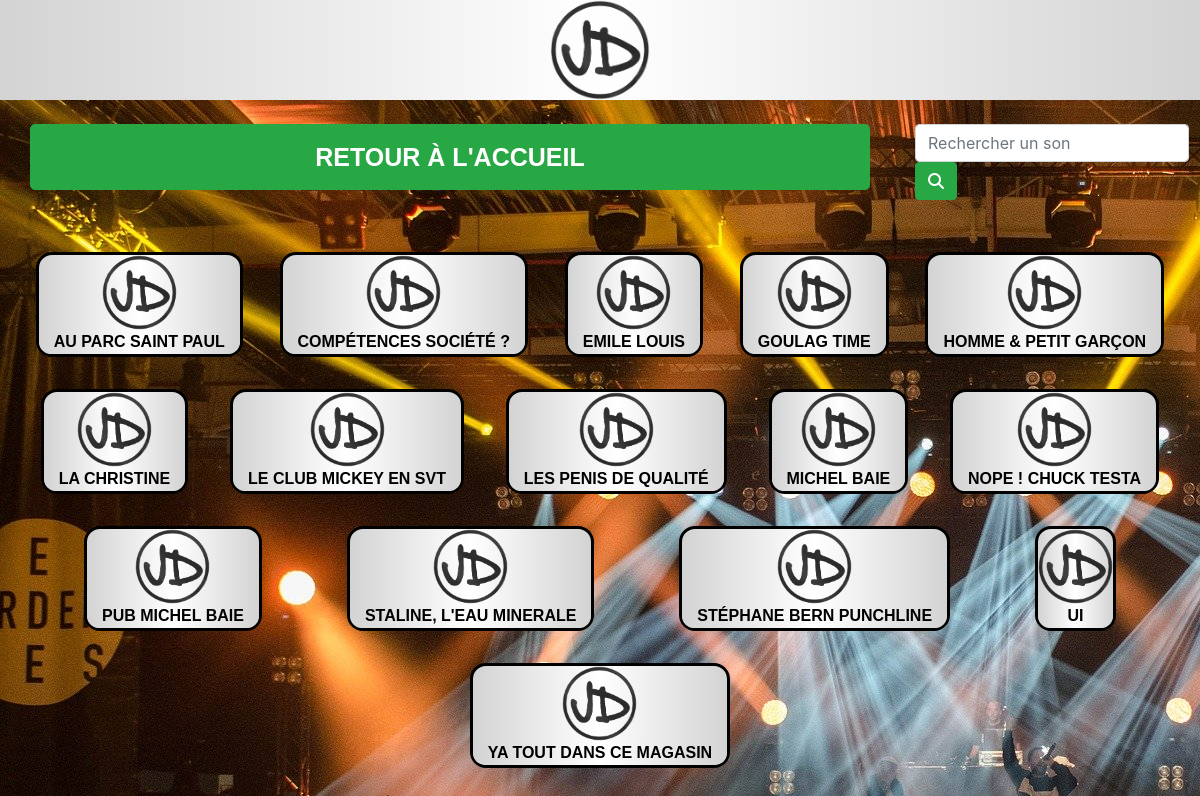
The page /JDay.php on the database its author committed.
### tables this page shows
CREATE TABLE `jday` (
  `ID` int(10) UNSIGNED NOT NULL,
  `Nom` varchar(255) NOT NULL,
  `Son` varchar(255) NOT NULL,
  `keywords` text NOT NULL,
  `source` text NOT NULL
);

### JDay.php (the view, shortened to what this page needs)
<?php
$pdo =new PDO('mysql:host=localhost; dbname=sbp; charset=utf8','root','');
$pdo->setAttribute(PDO::ATTR_ERRMODE, PDO::ERRMODE_EXCEPTION);
if(isset($_GET['search'])){
$search =	htmlspecialchars($_GET['search']);
$stmtjd = $pdo->prepare("SELECT * FROM `jday` WHERE `Nom` LIKE ? OR `keywords` LIKE ? ORDER BY Nom ASC");
$stmtjd->execute([
	"%" . $search . "%",
	"%" . $search . "%"
]);
$resultsjd = $stmtjd->fetchAll();
}
else{
	$page = isset($_GET['page']) ? (int)$_GET['page'] : 1;
	$perPage = 15;
	$beggin = ($page > 1) ? ($page * $perPage) - $perPage : 0;
	$nomjd = $pdo->prepare("SELECT SQL_CALC_FOUND_ROWS Nom, Son, source FROM jday ORDER BY Nom ASC LIMIT {$beggin} , {$perPage}");
	$nomjd->execute();
	$nomjday= $nomjd->fetchAll(PDO::FETCH_ASSOC);
	$total = $pdo->query("SELECT FOUND_ROWS() as total ")->fetch()['total'] ;
	$pages = ceil($total / $perPage);
}
$n = 1;
  ?>
<!DOCTYPE html>
<html lang="fr">
<head>
	<link
			rel="stylesheet"
			href="https://stackpath.bootstrapcdn.com/bootstrap/4.4.1/css/bootstrap.min.css"
		/>
		<link rel="stylesheet" href="css/style.css" />
</head>
<body>
	<?php
	if(isset($search)){
		if(count($resultsjd)> 0){
			?>
				<header class="pgtitle">
					<div class="sndtitlejd jday">
						<img src="img/jday.png" height="75" width="75">
						<h1 class="searchtitle"> Sons relatifs à <?php echo($search) ?></h1>
					</div>
				</header>
				<nav class="container-fluid">
					<div id="navbox" class="row">
						<div class= "col-4">
							<div class="container-fluid">
								<a class="btn btn-success btn-lg btn-block btnsnd returnhg"
									href="index.php"
									role="button"
								>
								Retour à l'accueil
								</a>
							</div>
						</div>
						<div class= "col-4">
							<div class="container-fluid">
								<a class="btn btn-light btn-lg btn-block btnsnd returnjd"
									href="JDay.php"
									role="button"
								>
								Retour à Mister JDay
								</a>
							</div>
						</div>
						<form id="searchbox2" action="JDay.php" class="form-inline my-2 my-lg-0 col-3" method="GET">
							<input id="searchbox" class="form-control mr-sm-2" type="search"
								name="search" placeholder="Rechercher un son" aria-label="Search" required>
							<button class="btn btn-success my-2 my-sm-0" value="search" type="submit"><i class="fas fa-search"></i></button>
						</form>
					</div>
				</nav>
				<section>
					<article>
						<div class="container-fluid">
							<div class="row">
								<div class="col">
									<?php foreach ($resultsjd as $r):?>
									<div class="sndboxjday">
										<audio id="myAudio">
											<source src="SBP/JDay/<?= $r['Son']?>" type="audio/mpeg">
											Your browser does not support the audio element.
										</audio>
										<div class="imgsnd"><img src="img/jday.png" height="75" width="75" onmousedown="play('SBP/JDay/<?= $r['Son']?>')"></div>
										<div class="col" id="sndnamejd">
										<?php if ($r['source'] != ""){ ?>
											<a class="srcvidjday" href="#lienvid<?=$n?>" data-toggle="modal">
											<?php echo($r['Nom']);?>
											</a>
											<div id="lienvid<?=$n?>" class="vid modal fade" tabindex="-1" role="dialog" aria-labelledby="exampleModalCenterTitle" aria-hidden="true">
												<div class="modal-dialog modal-dialog-centered">
													<div class="modal-content">
														<iframe class="vidsrc" width="560" height="315" src="<?=$r['source']?>" frameborder="0" allow="accelerometer; autoplay; encrypted-media; gyroscope; picture-in-picture" allowfullscreen></iframe>
													</div>
												</div>
											</div>
											<?php $n++; } else echo($r['Nom']); ?>
										</div>
									</div>
								<?php endforeach;?>
								</div>
							</div>
						</div>
					</article>
				</section>
				<div id="btntop" class="container-fluid">
					<a href="#top" id="myBtnfr2top" class="butcons" title="Go to top"><i class="fas fa-chevron-up"></i> GO UP </a>
				</div>
	<?php
			}
			else{
		?>
	<header class="pgtitle">
		<div class="sndtitlejd jday">
			<img src="img/jday.png" height="75" width="75">
			<h1 class="searchtitle"> Sons relatifs à <?php echo($search) ?></h1>
		</div>
	</header>
	<nav class="container-fluid">
					<div id="navbox" class="row">
						<div class= "col-4">
							<div class="container-fluid">
								<a class="btn btn-success btn-lg btn-block btnsnd returnhg"
									href="index.php"
									role="button"
								>
								Retour à l'accueil
								</a>
							</div>
						</div>
						<div class= "col-4">
							<div class="container-fluid">
								<a class="btn btn-light btn-lg btn-block btnsnd returnjd"
									href="JDay.php"
									role="button"
								>
								Retour à Mister JDay
								</a>
							</div>
						</div>
						<form id="searchbox2" action="JDay.php" class="form-inline my-2 my-lg-0 col-3" method="GET">
							<input id="searchbox" class="form-control mr-sm-2" type="search"
								name="search" placeholder="Rechercher un son" aria-label="Search" required>
							<button class="btn btn-success my-2 my-sm-0" value="search" type="submit"><i class="fas fa-search"></i></button>
						</form>
					</div>
				</nav>
			<section class="container-fluid">
				<article id="nosearch" class="fr">
					<div id="noresults">
						<p>Aucun son trouvé !</p>
					</div>
				</article>
			</section>
	<?php
		}
}
	else{
	if($page <1 || $page > $pages){?>
	<header class="pgtitle">
		<h1 class="sndtitlejd jday"><img src="img/jday.png" height="100" width="100"></h1>
	</header>
	<nav class="container-fluid">
		<div id="navbox" class="row">
			<div class= "col-4">
				<div class="container-fluid">
					<a class="btn btn-success btn-lg btn-block btnsnd returnhg"
						href="index.php"
						role="button"
					>
					Retour à l'accueil
					</a>
				</div>
			</div>
			<div class= "col-4">
				<div class="container-fluid">
					<a class="btn btn-light btn-lg btn-block btnsnd returnjd"
						href="JDay.php"
						role="button"
					>
					Retour à Mister JDay
					</a>
				</div>
			</div>
			<form id="searchbox2" action="JDay.php" class="form-inline my-2 my-lg-0 col-3" method="GET">
				<input id="searchbox" class="form-control mr-sm-2" type="search"
					name="search" placeholder="Rechercher un son" aria-label="Search" required>
				<button class="btn btn-success my-2 my-sm-0" value="search" type="submit"><i class="fas fa-search"></i></button>
			</form>
		</div>
	</nav>
	<section class="container-fluid">
		<article id="nosearch" class="fr">
			<div id="nopage">
				<p>La page que vous demandez n'existe pas !</p>
			</div>
		</article>
	</section>
	<?php
} else {  ?>
<header class="pgtitle">
		<h1 class="sndtitle jday"><img src="img/jday.png" height="100" width="100"></h1>
	</header>
	<nav class="container-fluid">
		<div id="navbox" class="row">
			<div class= "col-9">
				<div class="container-fluid">
					<a class="btn btn-success btn-lg btn-block btnsnd returnh"
						href="index.php"
						role="button"
					>
					Retour à l'accueil
					</a>
				</div>
			</div>
			<form id="searchbox2" action="JDay.php" class="form-inline my-2 my-lg-0 col-3" method="GET">
				<input id="searchbox" class="form-control mr-sm-2" type="search"
					name="search" placeholder="Rechercher un son" aria-label="Search" required>
				<button class="btn btn-success my-2 my-sm-0" value="search" type="submit"><i class="fas fa-search"></i></button>
			</form>
		</div>
	</nav>
	<section>
		<article class="sounds">
			<div class="container-fluid">
				<div class="row">
					<div class="col">
					<?php foreach($nomjday as $sons) : ?>
						<div class="sndboxjday">
							<div class="imgsnd"><img src="img/jday.png" height="75" width="75" onmousedown="play('SBP/JDay/<?= $sons['Son']?>')"></div>
							<div class="col" id="sndnamejd">
							<?php if ($sons['source'] != ""){ ?>
								<a class="srcvidjday" href="#lienvid<?=$n?>" data-toggle="modal">
								<?php echo($sons['Nom']);?>
								</a>
								<?php $n++; } else echo($sons['Nom']); ?>
							</div>
						</div>
						<?php endforeach ?>
					</div>
				</div>
			</div>
		</article>
	</section>
	<?php
	 }
	}
	?>
	</body>
</html>

### css/style.css (style rules this page uses)
* { margin: 0; padding: 0; box-sizing: border-box; }
body { background-image: url(../img/audience-1853662_1920.jpg); }
a { color: white; }
.pgtitle { margin-bottom: 1.5em; }
#top, .sndtitle, .sndquery { color: lightgrey; letter-spacing: 0.1em; text-shadow: 0 -1px 0 #fff, 0 1px 0 #2e2e2e, 0 2px 0 #2c2c2c, 0 3px 0 #2a2a2a, 0 4px 0 #282828, 0 5px 0 #262626, 0 6px 0 #242424, 0 7px 0 #222, 0 8px 0 #202020, 0 9px 0 #1e1e1e, 0 10px 0 #1c1c1c, 0 11px 0 #1a1a1a, 0 12px 0 #181818, 0 13px 0 #161616, 0 14px 0 #141414, 0 15px 0 #121212, 0 22px 30px rgba(0, 0, 0, 0.9); text-transform: uppercase; text-align: center; }
.col { display: flex; flex-wrap: wrap; justify-content: space-evenly; }
.sounds { margin-top: 1.5em; margin-bottom: 2em; }
#searchbox2 { padding-bottom: 1%; text-align: center; }
.imgsnd { text-align: center; }
.imgsnd img { cursor: pointer; }
#navbox { display: flex; justify-content: space-around; }
.btnsnd { text-align: center; font-family: 'Raleway', sans-serif; font-size: 25px; font-weight: 800; line-height: 48px; text-transform: uppercase; }
.jday { background: linear-gradient(90deg, lightgrey 0%, white 50%, lightgrey 100%); }
.sndboxjday { margin: 1em; border-radius: 1em; border: solid black; background: linear-gradient(90deg, lightgrey 0%, white 50%, lightgrey 100%); }
#sndnamejd { justify-content: center; font-family: 'Raleway', sans-serif; background: linear-gradient(90deg, lightgrey 0%, white 50%, lightgrey 100%); color: black; font-weight: 800; text-transform: uppercase; border-radius: 1em; }
.srcvidmv, .srcvidjday { color: black; }

### rows shown on the page
jday: Nom "AU PARC SAINT PAUL"
jday: Nom "COMPÉTENCES SOCIÉTÉ ?"
jday: Nom "EMILE LOUIS"
jday: Nom "GOULAG TIME"
jday: Nom "HOMME & PETIT GARÇON"
jday: Nom "LA CHRISTINE"
jday: Nom "LE CLUB MICKEY EN SVT"
jday: Nom "LES PENIS DE QUALITÉ"
jday: Nom "MICHEL BAIE"
jday: Nom "NOPE ! CHUCK TESTA"
jday: Nom "PUB MICHEL BAIE"
jday: Nom "STALINE, L'EAU MINERALE"
jday: Nom "STÉPHANE BERN PUNCHLINE"
jday: Nom "UI"
jday: Nom "YA TOUT DANS CE MAGASIN"
